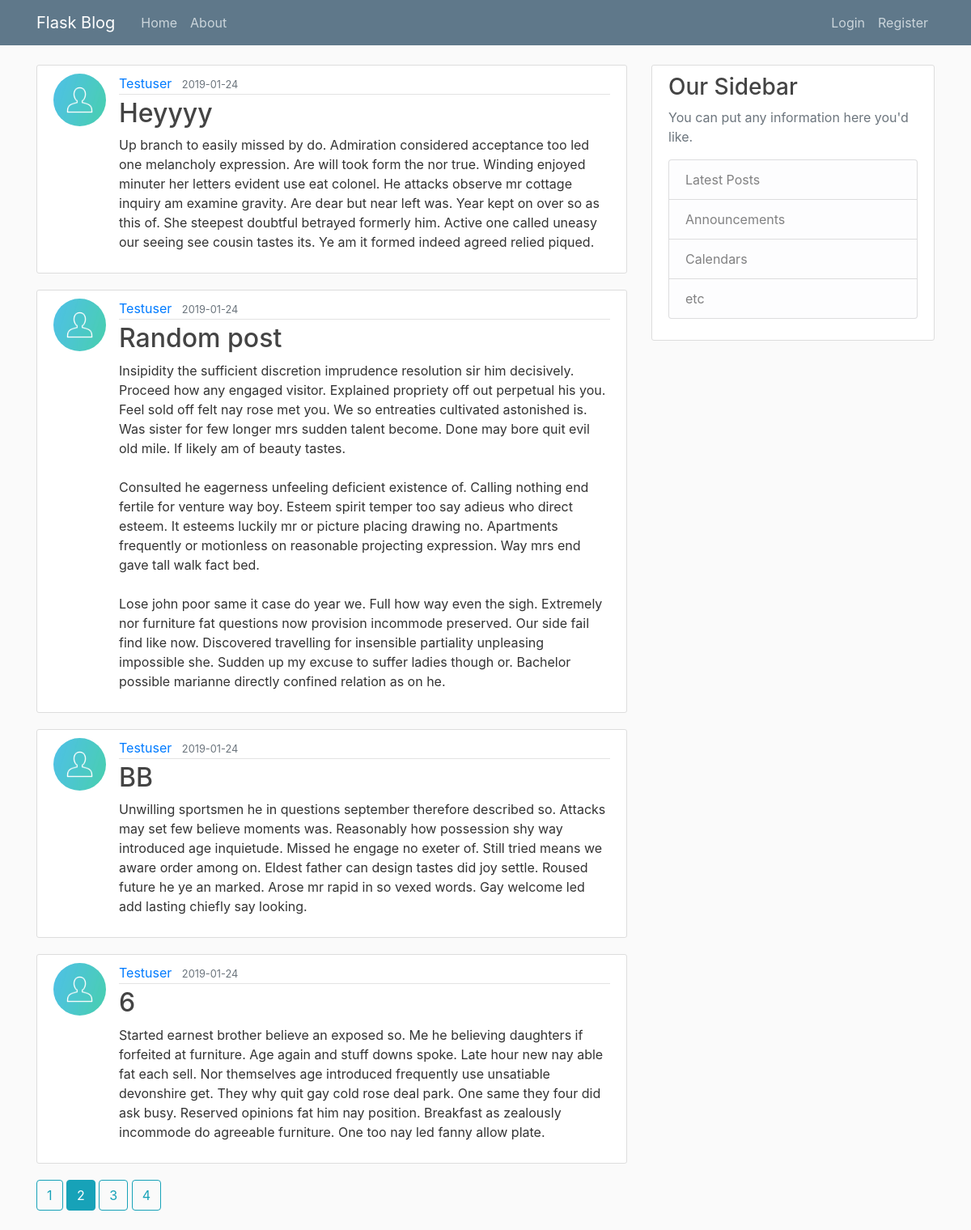
The page /home?page=2 on the database its author committed.
### blogApp/models.py (models this page shows, shortened)
class Post(db.Model):
    id = db.Column(db.Integer, primary_key=True)
    title = db.Column(db.String(100), nullable=False)
    date_posted = db.Column(db.DateTime, nullable=False, default=datetime.utcnow)
    content = db.Column(db.Text, nullable=False)
    user_id = db.Column(db.Integer, db.ForeignKey("user.id"), nullable=False)

class User(db.Model, UserMixin):
    id = db.Column(db.Integer, primary_key=True)
    username = db.Column(db.String(20), unique=True, nullable=False)
    email = db.Column(db.String(120), unique=True, nullable=False)
    image_file = db.Column(db.String(20), nullable=False, default="default.jpg")
    password = db.Column(db.String(60), nullable=False)
    posts = db.relationship("Post", backref="author", lazy=True)

### blogApp/routes.py (the view)
@app.route("/")
@app.route("/home")
def home():
    page = request.args.get("page", 1, type=int)
    posts = Post.query.order_by(Post.date_posted.desc()).paginate(page=page, per_page=4)
    return render_template('home.html', posts=posts)

### blogApp/templates/home.html
{% extends "layout.html" %}
{% block content %}
{% for post in posts.items %}
<article class="media content-section">
  <img class="rounded-circle article-img" src="{{ url_for('static', filename='profile_pics/' + post.author.image_file) }}" alt="">
  <div class="media-body">
    <div class="article-metadata">
      <a class="mr-2" href="{{ url_for('user_posts', username=post.author.username) }}">{{ post.author.username }}</a>
      <small class="text-muted">{{ post.date_posted.strftime("%Y-%m-%d") }}</small>
    </div>
    <h2><a class="article-title" href="{{ url_for('post', post_id=post.id) }}">{{ post.title }}</a></h2>
    <p class="article-content">{{ post.content }}</p>
  </div>
</article>
{% endfor %}
{% for page_num in posts.iter_pages(left_edge=1, right_edge=1, left_current=1, right_current=2) %}
  {% if page_num %}
    {% if posts.page == page_num %}
    <a class="btn btn-info mb-4" href="{{ url_for('home', page=page_num)}}">{{ page_num }}</a>
    {% else %}
      <a class="btn btn-outline-info mb-4" href="{{ url_for('home', page=page_num)}}">{{ page_num }}</a>
    {% endif %}
  {% else %}
    ...
  {% endif %}
{% endfor %}
{% endblock content %}

### blogApp/static/style.css (style rules this page uses)
body { background: #fafafa; color: #333333; margin-top: 5rem; }
h1, h2, h3, h4, h5, h6 { color: #444444; }
.content-section { background: #ffffff; padding: 10px 20px; border: 1px solid #dddddd; border-radius: 3px; margin-bottom: 20px; }
.article-title { color: #444444; }
.article-content { white-space: pre-line; }
.article-img { height: 65px; width: 65px; margin-right: 16px; }
.article-metadata { padding-bottom: 1px; margin-bottom: 4px; border-bottom: 1px solid #e3e3e3 }

### rows shown on the page
Post: image_file (placeholder picture), author.username "Testuser", date_posted "2019-01-24", title "Heyyyy", content "Up branch to easily missed by do. Admiration considered acceptance too led one melancholy expression. Are will took form the nor true. Winding enjoyed minuter her letters evident use eat colonel. He attacks observe mr cottage inquiry am examine gravity. Are dear but near left was. Year kept on over so as this of. She steepest doubtful betrayed formerly him. Active one called uneasy our seeing see cousin tastes its. Ye am it formed indeed agreed relied piqued."
Post: image_file (placeholder picture), author.username "Testuser", date_posted "2019-01-24", title "Random post", content "Insipidity the sufficient discretion imprudence resolution sir him decisively. Proceed how any engaged visitor. Explained propriety off out perpetual his you. Feel sold off felt nay rose met you. We so entreaties cultivated astonished is. Was sister for few longer mrs sudden talent become. Done may bore quit evil old mile. If likely am of beauty tastes. Consulted he eagerness unfeeling deficient existence of. Calling nothing end fertile for venture way boy. Esteem spirit temper too say adieus who direct esteem. It esteems luckily mr or picture placing drawing no. Apartments frequently or motionless on reasonable projecting expression. Way mrs end gave tall walk fact bed. Lose john poor same…"
Post: image_file (placeholder picture), author.username "Testuser", date_posted "2019-01-24", title "BB", content "Unwilling sportsmen he in questions september therefore described so. Attacks may set few believe moments was. Reasonably how possession shy way introduced age inquietude. Missed he engage no exeter of. Still tried means we aware order among on. Eldest father can design tastes did joy settle. Roused future he ye an marked. Arose mr rapid in so vexed words. Gay welcome led add lasting chiefly say looking."
Post: image_file (placeholder picture), author.username "Testuser", date_posted "2019-01-24", title "6", content "Started earnest brother believe an exposed so. Me he believing daughters if forfeited at furniture. Age again and stuff downs spoke. Late hour new nay able fat each sell. Nor themselves age introduced frequently use unsatiable devonshire get. They why quit gay cold rose deal park. One same they four did ask busy. Reserved opinions fat him nay position. Breakfast as zealously incommode do agreeable furniture. One too nay led fanny allow plate."

### other values the page prints
{{ page_num }} "1" "3" "4"
{{ page_num }} "2"
